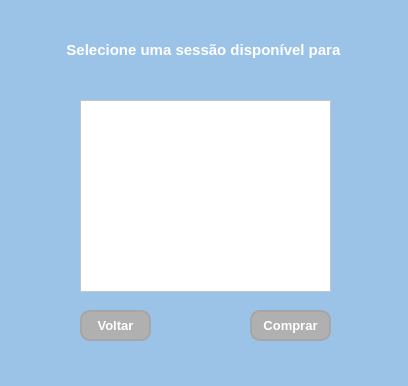
<?xml version="1.0" encoding="UTF-8"?>
<ui version="4.0">
 <class>MainWindow</class>
 <widget class="QMainWindow" name="MainWindow">
  <property name="geometry">
   <rect>
    <x>0</x>
    <y>0</y>
    <width>408</width>
    <height>386</height>
   </rect>
  </property>
  <property name="windowTitle">
   <string>MainWindow</string>
  </property>
  <property name="styleSheet">
   <string notr="true">background-color: rgb(155, 194, 231);</string>
  </property>
  <widget class="QWidget" name="centralwidget">
   <widget class="QLabel" name="label">
    <property name="geometry">
     <rect>
      <x>50</x>
      <y>40</y>
      <width>311</width>
      <height>20</height>
     </rect>
    </property>
    <property name="font">
     <font>
      <pointsize>11</pointsize>
      <weight>75</weight>
      <bold>true</bold>
     </font>
    </property>
    <property name="styleSheet">
     <string notr="true">color: rgb(255, 255, 255);</string>
    </property>
    <property name="text">
     <string>Selecione uma sessão disponível para </string>
    </property>
    <property name="alignment">
     <set>Qt::AlignCenter</set>
    </property>
   </widget>
   <widget class="QListWidget" name="listWidget">
    <property name="geometry">
     <rect>
      <x>80</x>
      <y>100</y>
      <width>251</width>
      <height>192</height>
     </rect>
    </property>
    <property name="styleSheet">
     <string notr="true">background-color: rgb(255, 255, 255);</string>
    </property>
   </widget>
   <widget class="QPushButton" name="pushButton_2">
    <property name="geometry">
     <rect>
      <x>80</x>
      <y>310</y>
      <width>71</width>
      <height>31</height>
     </rect>
    </property>
    <property name="font">
     <font>
      <pointsize>10</pointsize>
      <weight>75</weight>
      <bold>true</bold>
     </font>
    </property>
    <property name="styleSheet">
     <string notr="true">QPushButton {	
	color: rgb(255, 255, 255);
	background-color: rgb(176, 176, 176);
	border: 2px solid rgb(166, 166, 166); 
	border-radius: 10px;
}

QPushButton:hover {
	background-color: rgb(166, 166, 166);
	border: 2px solid rgb(138, 138, 138); 
}

QPushButton:pressed {
	background-color: rgb(250, 230, 0);
	border: 2px solid rgb(255, 165, 24); 
}</string>
    </property>
    <property name="text">
     <string>Voltar</string>
    </property>
   </widget>
   <widget class="QPushButton" name="pushButton">
    <property name="geometry">
     <rect>
      <x>250</x>
      <y>310</y>
      <width>81</width>
      <height>31</height>
     </rect>
    </property>
    <property name="font">
     <font>
      <pointsize>10</pointsize>
      <weight>75</weight>
      <bold>true</bold>
     </font>
    </property>
    <property name="styleSheet">
     <string notr="true">QPushButton {	
	color: rgb(255, 255, 255);
	background-color: rgb(176, 176, 176);
	border: 2px solid rgb(166, 166, 166); 
	border-radius: 10px;
}

QPushButton:hover {
	background-color: rgb(166, 166, 166);
	border: 2px solid rgb(138, 138, 138); 
}

QPushButton:pressed {
	background-color: rgb(250, 230, 0);
	border: 2px solid rgb(255, 165, 24); 
}</string>
    </property>
    <property name="text">
     <string>Comprar</string>
    </property>
   </widget>
  </widget>
  <widget class="QMenuBar" name="menubar">
   <property name="geometry">
    <rect>
     <x>0</x>
     <y>0</y>
     <width>408</width>
     <height>21</height>
    </rect>
   </property>
  </widget>
  <widget class="QStatusBar" name="statusbar"/>
 </widget>
 <resources/>
 <connections/>
</ui>
